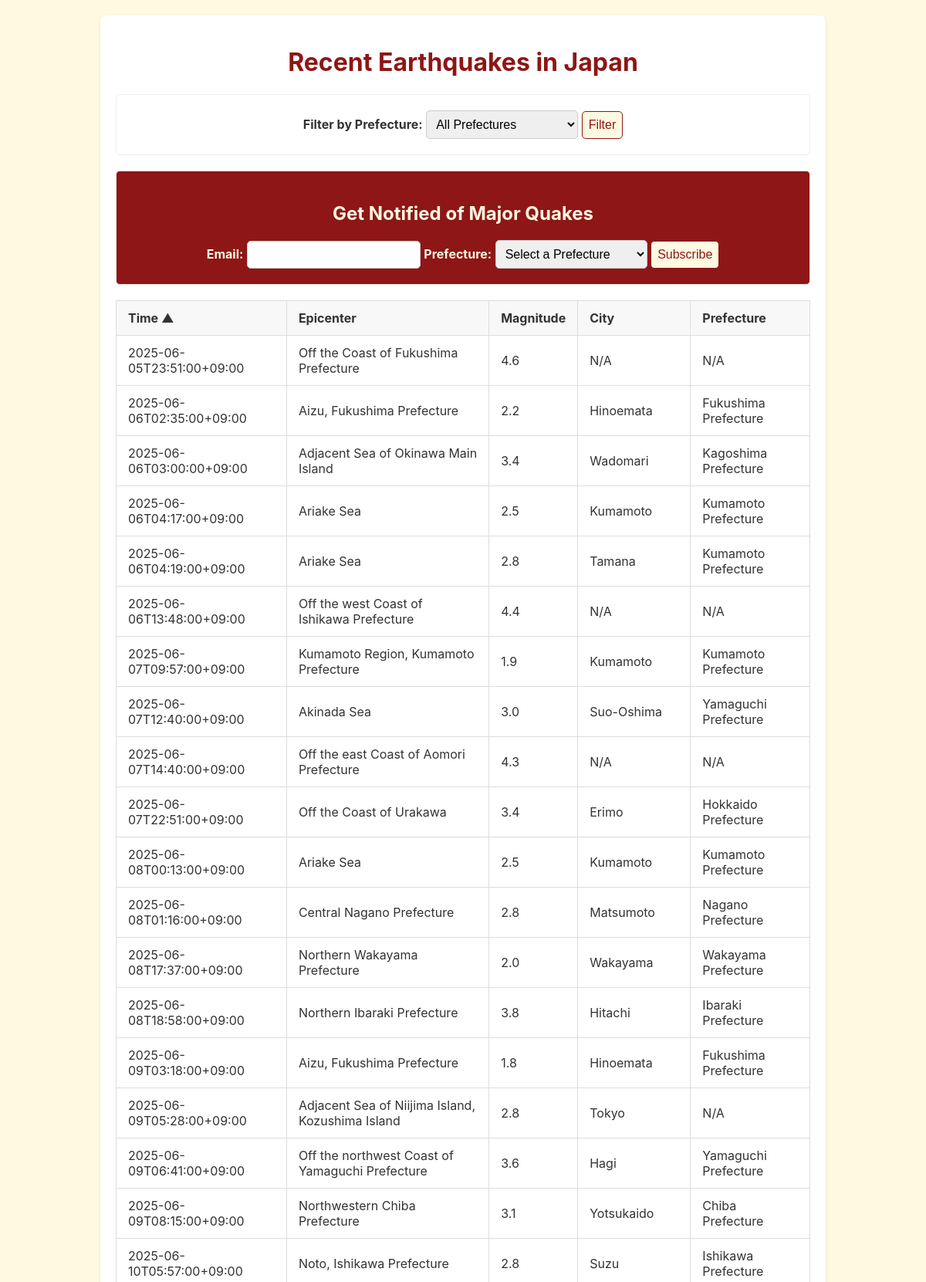
The page /?sort_by=time&order=asc (upper part) on the database its author committed.
### tables this page shows
CREATE TABLE earthquakes(
            event_id TEXT PRIMARY KEY,
            time TEXT,
            epicenter_name TEXT,
            magnitude REAL,
            latitude REAL,
            longitude REAL,
            city TEXT,
            prefecture TEXT
        );

### app.py (the view)
@app.route('/')
def index():
    selected_prefecture = request.args.get('prefecture')
    sort_by = request.args.get('sort_by', 'time') # Default sort is by time
    order = request.args.get('order', 'desc') # Default order is descending
    allowed_sort_columns = ['time', 'epicenter_name', 'magnitude', 'city', 'prefecture']
    if sort_by not in allowed_sort_columns:
        sort_by = 'time'
    if order not in ['asc', 'desc']:
        order = 'desc'
    conn = get_db_connection()
    prefectures = conn.execute("SELECT DISTINCT prefecture FROM earthquakes WHERE prefecture != 'N/A' ORDER BY prefecture").fetchall()
    query = 'SELECT * FROM earthquakes'
    params = []
    if selected_prefecture and selected_prefecture != 'all':
        query += ' WHERE prefecture = ?'
        params.append(selected_prefecture)
    query += f' ORDER BY {sort_by} {order.upper()}'
    query += ' LIMIT 50'
    earthquakes = conn.execute(query, params).fetchall()
    conn.close()
    return render_template('index.html',
                           earthquakes=earthquakes,
                           prefectures=prefectures,
                           selected_prefecture=selected_prefecture,
                           sort_by=sort_by,
                           order=order)

### app.py (called while the page is built)
def get_db_connection():
    conn = sqlite3.connect(DB_FILE)
    conn.row_factory = sqlite3.Row
    return conn

### templates/index.html (shortened to what this page needs)
<!DOCTYPE html>
<html lang="en">
<head>
    <link rel="stylesheet" href="{{ url_for('static', filename='style.css') }}">
</head>
<body>
    <div class="container">
        <h1>Recent Earthquakes in Japan</h1>
        <div class="form-section filter-form">
            <form method="get" action="/">
                <label for="prefecture-filter">Filter by Prefecture:</label>
                <select name="prefecture" id="prefecture-filter">
                    <option value="all">All Prefectures</option>
                </select>
                <button type="submit">Filter</button>
            </form>
        </div>
        <div class="form-section subscribe-section">
            <div>
                <h2>Get Notified of Major Quakes</h2>
                <form method="post" action="/subscribe">
                    <label for="email">Email:</label>
                    <input type="email" id="email" name="email" required>
                    <label for="prefecture-subscribe">Prefecture:</label>
                    <select name="prefecture" id="prefecture-subscribe" required>
                        <option value="" disabled selected>Select a Prefecture</option>
                    </select>
                    <button type="submit">Subscribe</button>
                </form>
            </div>
        </div>
        <table>
            <thead>
                <tr>
                    <th>
                        <a href="{{ url_for('index', sort_by='time', order='asc' if sort_by == 'time' and order == 'desc' else 'desc', prefecture=selected_prefecture) }}">
                            Time {% if sort_by == 'time' %}{{ '▼' if order == 'desc' else '▲' }}{% endif %}
                        </a>
                    </th>
                    <th>
                        <a href="{{ url_for('index', sort_by='epicenter_name', order='asc' if sort_by == 'epicenter_name' and order == 'desc' else 'desc', prefecture=selected_prefecture) }}">
                            Epicenter {% if sort_by == 'epicenter_name' %}{{ '▼' if order == 'desc' else '▲' }}{% endif %}
                        </a>
                    </th>
                    <th>
                        <a href="{{ url_for('index', sort_by='magnitude', order='asc' if sort_by == 'magnitude' and order == 'desc' else 'desc', prefecture=selected_prefecture) }}">
                            Magnitude {% if sort_by == 'magnitude' %}{{ '▼' if order == 'desc' else '▲' }}{% endif %}
                        </a>
                    </th>
                    <th>
                        <a href="{{ url_for('index', sort_by='city', order='asc' if sort_by == 'city' and order == 'desc' else 'desc', prefecture=selected_prefecture) }}">
                            City {% if sort_by == 'city' %}{{ '▼' if order == 'desc' else '▲' }}{% endif %}
                        </a>
                    </th>
                    <th>
                        <a href="{{ url_for('index', sort_by='prefecture', order='asc' if sort_by == 'prefecture' and order == 'desc' else 'desc', prefecture=selected_prefecture) }}">
                            Prefecture {% if sort_by == 'prefecture' %}{{ '▼' if order == 'desc' else '▲' }}{% endif %}
                        </a>
                    </th>
                </tr>
            </thead>
            <tbody>
                {% for quake in earthquakes %}
                <tr>
                    <td>{{ quake['time'] }}</td>
                    <td>{{ quake['epicenter_name'] }}</td>
                    <td>{{ quake['magnitude'] }}</td>
                    <td>{{ quake['city'] }}</td>
                    <td>{{ quake['prefecture'] }}</td>
                </tr>
                {% endfor %}
            </tbody>
        </table>
    </div>
</body>
</html>

### static/style.css (style rules this page uses)
body { font-family: -apple-system, BlinkMacSystemFont, "Segoe UI", Roboto, "Helvetica Neue", Arial, sans-serif; margin: 0; background-color: #FEF9E1; color: #333; }
.container { max-width: 900px; margin: 20px auto; padding: 20px; background-color: #fff; border-radius: 8px; box-shadow: 0 2px 4px rgba(0,0,0,0.1); }
h1, h2 { text-align: center; }
h1 { color: #8E1616; }
.form-section { display: flex; justify-content: center; align-items: center; margin-bottom: 20px; gap: 10px; padding: 20px; border: 1px solid #eee; border-radius: 5px; }
.subscribe-section { background-color: #8E1616; }
.subscribe-section h2 { color: #FEF9E1; }
.subscribe-section label { color: #FEF9E1; }
.subscribe-section button { background-color: #FEF9E1; color: #8E1616; border-color: #8E1616; }
label { font-weight: bold; }
select, input, button { font-size: 16px; padding: 8px; border-radius: 5px; border: 1px solid #ccc; }
.filter-form button { background-color: #FEF9E1; color: #8E1616; cursor: pointer; border-color: #8E1616; }
table { width: 100%; border-collapse: collapse; margin-top: 20px; border: 1px solid #ddd; }
th, td { padding: 12px 15px; text-align: left; border: 1px solid #ddd; }
th { background-color: #f8f8f8; font-weight: bold; }
th a { text-decoration: none; color: inherit; }

### rows shown on the page
earthquakes: time "2025-06-05T23:51:00+09:00", epicenter_name "Off the Coast of Fukushima Prefecture", magnitude "4.6", city "N/A", prefecture "N/A"
earthquakes: time "2025-06-06T02:35:00+09:00", epicenter_name "Aizu, Fukushima Prefecture", magnitude "2.2", city "Hinoemata", prefecture "Fukushima Prefecture"
earthquakes: time "2025-06-06T03:00:00+09:00", epicenter_name "Adjacent Sea of Okinawa Main Island", magnitude "3.4", city "Wadomari", prefecture "Kagoshima Prefecture"
earthquakes: time "2025-06-06T04:17:00+09:00", epicenter_name "Ariake Sea", magnitude "2.5", city "Kumamoto", prefecture "Kumamoto Prefecture"
earthquakes: time "2025-06-06T04:19:00+09:00", epicenter_name "Ariake Sea", magnitude "2.8", city "Tamana", prefecture "Kumamoto Prefecture"
earthquakes: time "2025-06-06T13:48:00+09:00", epicenter_name "Off the west Coast of Ishikawa Prefecture", magnitude "4.4", city "N/A", prefecture "N/A"
earthquakes: time "2025-06-07T09:57:00+09:00", epicenter_name "Kumamoto Region, Kumamoto Prefecture", magnitude "1.9", city "Kumamoto", prefecture "Kumamoto Prefecture"
earthquakes: time "2025-06-07T12:40:00+09:00", epicenter_name "Akinada Sea", magnitude "3.0", city "Suo-Oshima", prefecture "Yamaguchi Prefecture"
earthquakes: time "2025-06-07T14:40:00+09:00", epicenter_name "Off the east Coast of Aomori Prefecture", magnitude "4.3", city "N/A", prefecture "N/A"
earthquakes: time "2025-06-07T22:51:00+09:00", epicenter_name "Off the Coast of Urakawa", magnitude "3.4", city "Erimo", prefecture "Hokkaido Prefecture"
earthquakes: time "2025-06-08T00:13:00+09:00", epicenter_name "Ariake Sea", magnitude "2.5", city "Kumamoto", prefecture "Kumamoto Prefecture"
earthquakes: time "2025-06-08T01:16:00+09:00", epicenter_name "Central Nagano Prefecture", magnitude "2.8", city "Matsumoto", prefecture "Nagano Prefecture"
earthquakes: time "2025-06-08T17:37:00+09:00", epicenter_name "Northern Wakayama Prefecture", magnitude "2.0", city "Wakayama", prefecture "Wakayama Prefecture"
earthquakes: time "2025-06-08T18:58:00+09:00", epicenter_name "Northern Ibaraki Prefecture", magnitude "3.8", city "Hitachi", prefecture "Ibaraki Prefecture"
earthquakes: time "2025-06-09T03:18:00+09:00", epicenter_name "Aizu, Fukushima Prefecture", magnitude "1.8", city "Hinoemata", prefecture "Fukushima Prefecture"
earthquakes: time "2025-06-09T05:28:00+09:00", epicenter_name "Adjacent Sea of Niijima Island, Kozushima Island", magnitude "2.8", city "Tokyo", prefecture "N/A"
earthquakes: time "2025-06-09T06:41:00+09:00", epicenter_name "Off the northwest Coast of Yamaguchi Prefecture", magnitude "3.6", city "Hagi", prefecture "Yamaguchi Prefecture"
earthquakes: time "2025-06-09T08:15:00+09:00", epicenter_name "Northwestern Chiba Prefecture", magnitude "3.1", city "Yotsukaido", prefecture "Chiba Prefecture"
earthquakes: time "2025-06-10T05:57:00+09:00", epicenter_name "Noto, Ishikawa Prefecture", magnitude "2.8", city "Suzu", prefecture "Ishikawa Prefecture"

### other values the page prints
{{ '▼' if order == 'desc' else '▲' }} "▲"
